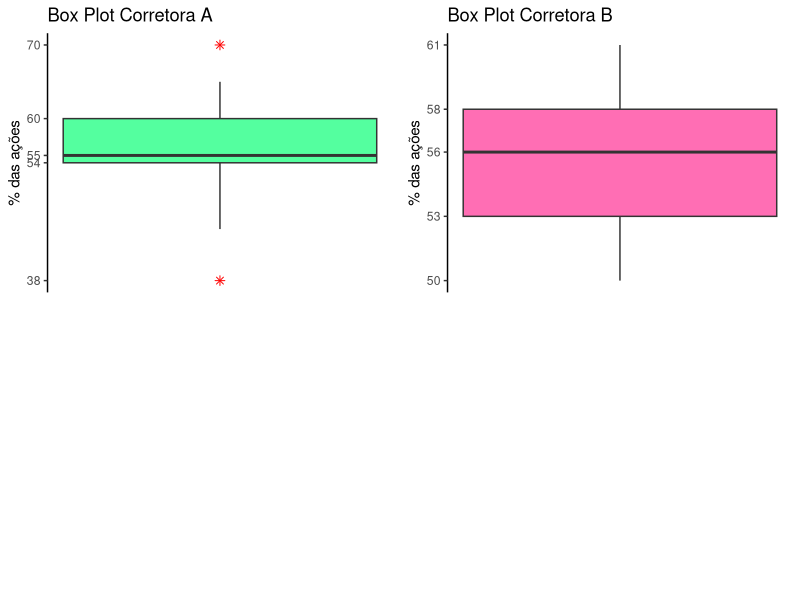

Generate this figure with R:
#' ---
#' title: "Exercícios da Lista 3"
#' author: 'Aluno: Germano Andrade Brandão'
#' date: "19 Abril 2020"
#' output: pdf_document
#' ---
## ---- include=FALSE---------------------------------------------------
library(ggplot2)
library(ggpubr)

#' 
#' ## Nota inicial
#' Para a resolução dos exercícios, foram utilizados os pacotes "ggplot2" (para construção de gráficos) e "ggpubr" (para alterar a organização os gráficos).
#' 
#' ### Capítulo 3, Edição 2017: Ex 28 a 31 
#' 
#' ## Ex. 28
#' 
#' Para se estudar o desempenho de duas corretoras de ações, selecionou-se de cada uma delas, amostras aleatórias das ações negociadas. Para cada ação selecionada, computou-se a porcentagem de lucro apresentada durante um período fixado de tempo. Os dados estão a seguir:
#' 
#' 
## ---------------------------------------------------------------------

corretora.A <- data.frame(periodo_1 = c(45, 62, 38, 55, 54, 65), 
                          periodo_2 = c(60, 55, 48, 56, 59, 55), 
                          periodo_3 = c(54, 70, 64, 55, 48, 60))

corretora.A

#' 
## ---------------------------------------------------------------------

corretora.B <- data.frame(periodo_1 = c(57, 50, 59, 61, 57, 55, 59), 
                          periodo_2 = c(55, 52, 55, 52, 57, 58, 51), 
                          periodo_3 = c(58, 59, 56, 53, 50, 54, 56))

corretora.B


#' 
#' Que tipo de informação revelam esses dados? (Sugestão: Observar os quantis empíricos)
#' 
#' **Corretora A**: Percebemos, a partir de $q_2 -x_1$,$x_n - q_2$, $q_2 - q_1$ e $q_3 - q_2$, que os dados das porcentagens das ações da corretora A não são totalmente distribuídos simetricamente.
## ---------------------------------------------------------------------
Dados_Corret_A <-c(min(corretora.A), 
                   quantile(c(corretora.A$periodo_1, 
                              corretora.A$periodo_2, 
                              corretora.A$periodo_3), 
                            probs = c(0.25, 0.5, 0.75)), 
                   max(corretora.A))

Dados_Corret_A_M <- matrix(Dados_Corret_A, 
                           nrow = 1, 
                           ncol = 5, 
                           dimnames = list("A", 
                                           c("x1", "q1", "q2", "q3", "xn")))
Dados_Corret_A_M

#' 
#' $q_2 -x_1$ $≅$ $x_n - q_2$
## ---------------------------------------------------------------------
#q2 - x1
Dados_Corret_A_M[, "q2"] - Dados_Corret_A_M[,"x1"]
#xn - q2
Dados_Corret_A_M[, "xn"] - Dados_Corret_A_M[, "q2"]

#' $q_2 - q_1$ $≠$ $q_3 - q_2$
## ---------------------------------------------------------------------
#q2 - q1
Dados_Corret_A_M[, "q2"] - Dados_Corret_A_M[,"q1"]
#q3 - q2
Dados_Corret_A_M[, "q3"] - Dados_Corret_A_M[, "q2"]

#' 
#' **Corretora B**: Já na corretora B, percebemos, a partir de $q_2 -x_1$,$x_n - q_2$, $q_2 - q_1$ e $q_3 - q_2$, que os dados das porcentagens das ações são distribuídos de uma forma mais homogênea.
## ---------------------------------------------------------------------
Dados_Corret_B <-c(min(corretora.B), 
                   quantile(c(corretora.B$periodo_1, 
                              corretora.B$periodo_2, 
                              corretora.B$periodo_3), 
                            probs = c(0.25, 0.5, 0.75)), 
                   max(corretora.B))

Dados_Corret_B_M <- matrix(Dados_Corret_B, 
                           nrow = 1, 
                           ncol = 5, 
                           dimnames = list("A", 
                                           c("x1", "q1", "q2", "q3", "xn")))

#Esquema dos cinco números
Dados_Corret_B_M

#' 
#' $q_2 -x_1$ $≅$ $x_n - q_2$
## ---------------------------------------------------------------------
#q2 - x1
Dados_Corret_B_M[, "q2"] - Dados_Corret_B_M[,"x1"]
#xn - q2
Dados_Corret_B_M[, "xn"] - Dados_Corret_B_M[, "q2"]

#' $q_2 - q_1$ $≅$ $q_3 - q_2$
## ---------------------------------------------------------------------
#q2 - q1
Dados_Corret_B_M[, "q2"] - Dados_Corret_B_M[,"q1"]
#q3 - q2
Dados_Corret_B_M[, "q3"] - Dados_Corret_B_M[, "q2"]

#' 
#' 
#' 
#' 
#' ## Ex. 29
#' 
#' Para verificar a homogeneidade das duas populações do problema anterior, um estatístico sugeriu que se usasse o quociente 
#' $$F = \frac{var(X/A)}{var(X/B)} $$
#' sendo $var(X/A)$ a variância de X para a corretora A; $X =$ porcentagem de lucro.
#' No entanto, o profissional não disse qual decisão tomar baseado nesse valor. Que regra de decisão voce adotaria para dizer se são homogêneas ou não?
#' 
#' **Faça sua análise aqui**
## ---------------------------------------------------------------------
# Resposta

#'   * Caso $var(X/A)$ seja $maior$ que $var(X/B)$, o número $F$ será maior que $1$ e tão maior quanto a proporção da diferença entre as duas.
#'   * Já se $var(X/B)$ for $maior$ que $var(X/A)$, o número $F$ será menor que $1$ e quanto maior a diferença entre as duas, mais perto de $0$ será o quociente.
#'   * E, por fim, caso as variâncias sejam homogêneas, $F = 1$ ou $F$ muito próximo a $1$.
#' 
#' 
#' ## Ex. 30
#' 
#' Faça um gráfico *boxplot* para cada uma das corretoras e compare os dois conjuntos de dados a partir dos gráficos.
#' 
#' **Escreva sua resposta aqui**
#' 
#' 
## ---------------------------------------------------------------------
C_A <- ggplot(data = data.frame(c(corretora.A$periodo_1, 
                                  corretora.A$periodo_2, 
                                  corretora.A$periodo_3)), 
              aes(y = c(corretora.A$periodo_1, 
                        corretora.A$periodo_2, 
                        corretora.A$periodo_3))) + 
  geom_boxplot(fill = "seagreen1", 
               outlier.shape = 8, 
               outlier.colour = "red", 
               outlier.size = 2) + 
  scale_x_continuous(b = NULL) + 
  theme_classic() + 
  labs(title = "Box Plot Corretora A", 
       y = "% das ações") + 
  scale_y_continuous(breaks = c(38, 54, 55, 60, 70))

#' 
## ---------------------------------------------------------------------
C_B <- ggplot(data = data.frame(c(corretora.B$periodo_1, 
                                  corretora.B$periodo_2, 
                                  corretora.B$periodo_3)), 
              aes(y = c(corretora.B$periodo_1, 
                        corretora.B$periodo_2, 
                        corretora.B$periodo_3))) + 
  geom_boxplot(fill = "hotpink1") + 
  scale_x_continuous(b = NULL) + 
  theme_classic() + 
  labs(title = "Box Plot Corretora B", 
       y = "% das ações") + 
  scale_y_continuous(breaks = c(50, 53, 56, 58, 61))

#' Podemos perceber novamente que os dados têm uma variação assimétrica na corretora A e, já na B, a distribuição em torno da mediana é mais normal.
## ---------------------------------------------------------------------
ggarrange(C_A, C_B,
          ncol = 2, nrow = 2)

#' 
#' ## Ex. 31
#' 
#' Para decidir se o desempenho das duas corretoras são semelhantes ou não, adotou-se o seguinte teste:
#' 
#' $$t = \frac{\bar{x_A} - \bar{x_B}}{S^2*\sqrt{1/{n_A} - 1/{n_B}}} $$
#' 
#' $$ S^2 = \frac{(n_A -1)var(X/A) + (n_B -1)var(X/B)}{n_A + n_B - 2} $$
#' Sendo $n_A$ e $n_B$ o número de ações selecionadas das corretoras $A$ e $B$ respectivamente.
#' 
#' Caso $|t| < 2$, os desempenhos são semelhantes, caso contrário, são diferentes. Qual seria a sua conclusão?
#' 
#' **Escreva sua resposta aqui**
#' 
#'   * Como chegamos ao resultado de $|t| = 0.1014008$, concluímos de que o desempenho das duas corretoras são semelhantes. 
## ---------------------------------------------------------------------
#Organizando os dados da corretora A em um único vetor:
Corret_A <- c(corretora.A$periodo_1, 
              corretora.A$periodo_2, 
              corretora.A$periodo_3)

Corret_A
#Organizando os dados da corretora B em um único vetor:
Corret_B <- c(corretora.B$periodo_1, 
              corretora.B$periodo_2, 
              corretora.B$periodo_3)
Corret_B
n_A <- length(Corret_A)
n_B <- length(Corret_B)

media_A <- mean(Corret_A)
media_B <- mean(Corret_B)

var_A <- var(Corret_A)
var_B <- var(Corret_B)

#Cálculo do "S^2"
S_2 <-((n_A -1)*var_A + (n_B - 1)*var_B)/(n_A + n_B - 2)

#Cálculo do "t"
t <- (media_A - media_B)/(S_2*((1/n_A) - (1/n_B))^(1/2))

#módulo de "t" igual a:
abs(t)

#' 
